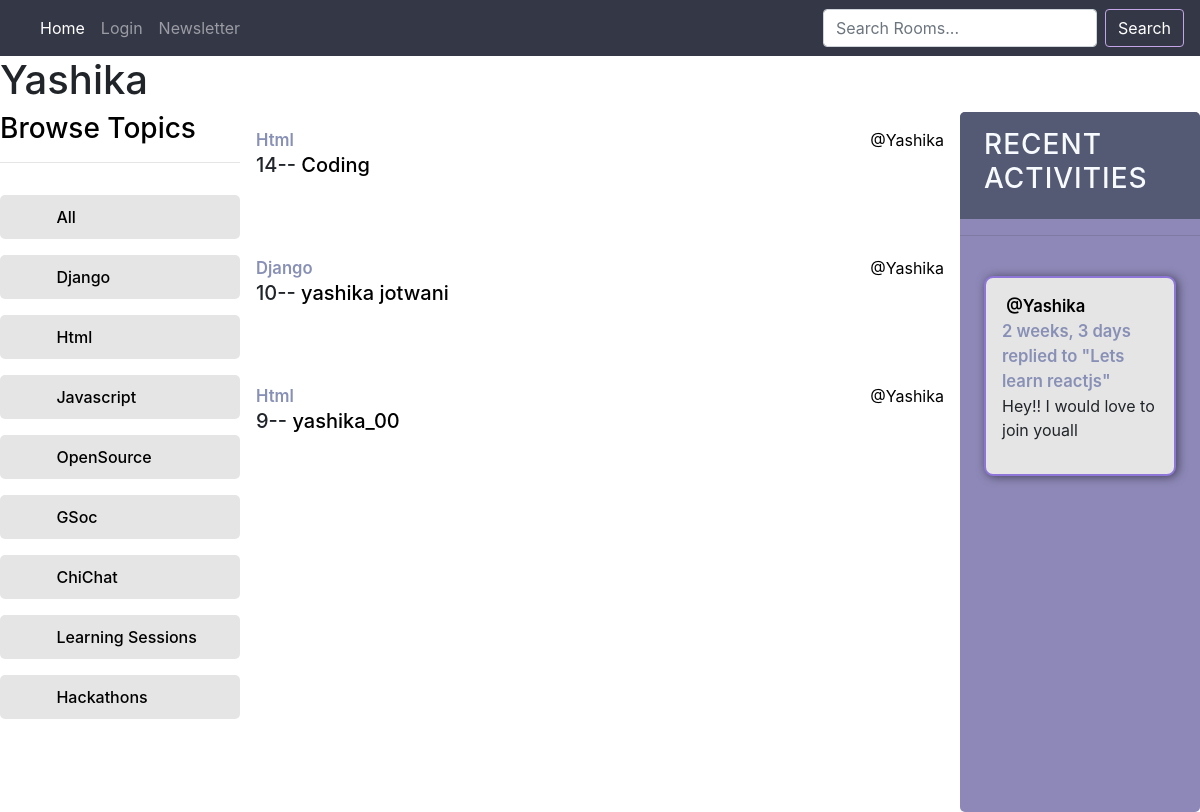
The page /profile/2 on the database its author committed.
### base/models.py (models this page shows, shortened)
class Topic(models.Model):
    name = models.CharField(max_length=200)

class Room(models.Model):
    host = models.ForeignKey(User, on_delete=models.SET_NULL, null = True)
    topic= models.ForeignKey(Topic, on_delete=models.SET_NULL, null = True)
    name = models.CharField(max_length=200)
    description = models.TextField(null = True, blank = True)
    participants = models.ManyToManyField(User, related_name='participants', blank=True)
    updated = models.DateTimeField(auto_now=True)
    created = models.DateTimeField(auto_now_add=True)
    class Meta:
        ordering =['-updated','-created']
    def __str__(self):
        return self.name

class Message(models.Model):
    user= models.ForeignKey(User, on_delete=models.CASCADE)
    room =models.ForeignKey(Room,on_delete=models.CASCADE)
    body = models.TextField()
    updated = models.DateTimeField(auto_now=True)
    created = models.DateTimeField(auto_now_add=True)
    class Meta:
        ordering =['-updated','-created']
    def __str__(self):
        return self.body[0:50]

### base/views.py (the view)
# urls.py: path('profile/<str:pk>',views.userProfile,name="user-profile"),
def userProfile(request,pk):
    user = User.objects.get(id =pk)
    rooms = user.room_set.all()
    room_messages = user.message_set.all()
    topics = Topic.objects.all()
    context={
        'user':user,
        'rooms':rooms,
        'room_messages':room_messages,
        'topics':topics
    }
    return render(request,'base/profile.html',context)

### base/templates/base/profile.html (shortened to what this page needs)
{% extends 'main.html'%}
{% block content %}
<h1>{{user.username}}</h1>
<div class="profile-container">
    <div>
        {% include  'base/topic_component.html' %}
    </div>
    <div>
        {% include 'base/feed_component.html' %}
    </div>
    <div>
        {% include 'base/activity_component.html' %}
    </div>
</div>
{% endblock %}

### base/templates/base/topic_component.html
<div class="topics__header">
    <h3>Browse Topics</h3>
    <hr>
</div>
<ul class="topics__list">
    <li>
        <a href="{% url 'home' %}"> <img style="width:2.9rem;" src="https://cdn3d.iconscout.com/3d/premium/thumb/right-arrow-3711690-3105412.png" alt=""> All</a>
    </li>
</ul>
{% for topic in topics %}
<ul class="topics__list">
    <li>
        <a href="{% url 'home' %}?q={{topic.name}}">     <img style="width:2.9rem;" src="https://cdn3d.iconscout.com/3d/premium/thumb/right-arrow-3711690-3105412.png" alt="">{{topic.name}}</a>
    </li>
</ul>
{% endfor %}

### base/templates/base/feed_component.html (shortened to what this page needs)
<div class="mainfeed">
  {%for room in rooms%}
  <div style="padding: 1rem; height: 8rem;">
    <small>{{room.topic.name}}</small>
    <a style="float: right;" href="{% url 'user-profile' room.host.id %}"> @{{room.host.username}}</a>
    <h5>{{room.id}}-- <a href="{% url 'room'  room.id %}">{{room.name}}</a>
    </h5>
  </div>
  {% endfor %}
</div>

### base/templates/base/activity_component.html (shortened to what this page needs)
    <div class="activities">
        <div class="activities-header">
           <h3>Recent Activities</h3>
        </div>
    <hr>
    <div class="allactivity">
        {% for message in room_messages %}
        <div class="activities-box" style="    background: #e5e5e5;
        padding: 1rem;
        border-radius: 9px;
        margin-bottom:1rem;
        box-shadow: 2px 1px 10px 0px #44425a;" >
            <small> <a href="{% url 'user-profile' message.user.id %}"> @{{message.user}}</a>  {{message.created| timesince}}</small>
            <small>replied to "{{message.room}}"</small>
            <p>{{message}}</p>
        </div>
        {% endfor %}
    </div>
    </div>

### static/styles/main.css (style rules this page uses)
:root { --primary-bg:rgb(40 42 54); --primary-font: #bb86fc; --shadow-color: #bbb6c5; --secondary-bg:rgb(52 55 70); --ternary-bg:rgb(33 34 44); --four-bg:rgb(46 52 64); --navbar-box-shadow: #ffffff59; --font-color:rgb(82 94 134); --white: #fff; }
ul { list-style: none; }
body { background-color: white; }
small { color: var(--shadow-color); }
* { font-family: "DM Sans", -apple-system, BlinkMacSystemFont, "Segoe UI", Roboto, Oxygen, Ubuntu, Cantarell, "Open Sans", "Helvetica Neue", sans-serif; margin: 0; padding: 0; box-sizing: border-box; text-rendering: optimizeLegibility; font-size: inherit; }
.topics__header { margin-bottom: 2rem; color: black; }
a { color: black ; }
.topics__list li a { display: flex; margin-bottom: 3rem; font-weight: 500; color: black; transition: all 0.3s ease-in-out; }
small { color: #8890b6; }
.small, small { font-size: 104%; font-weight: 600; }
.topics__list li a { display: flex; margin-bottom: 1rem; font-weight: 500; color: black; align-items: center; text-decoration: none; transition: all 0.3s ease-in-out; list-style: none; background: #e5e5e5; padding: 10px; border-radius: 5px; }
.activities { background: #8d88b7; border-radius: 5px; overflow: hidden; }
.activities-header { background-color: #555a74; text-transform: uppercase; font-weight: 500; padding: 1rem 1.5rem; color: #f7fbff; letter-spacing: 1px; font-size: 1.4rem; }
.activities-box { margin: 1.5rem; padding: 1.5rem; border: 2px solid #8e76d9; border-radius: 5px; }
.allactivity { overflow-y: scroll; height: 70vh; }

### base/templates/base/profile.html (style rules this page uses)
.profile-container { display:grid; grid-template-columns:1fr 3fr 1fr; }

### rows shown on the page
Topic: name "Django"
Topic: name "Html"
Topic: name "Javascript"
Topic: name "OpenSource"
Topic: name "GSoc"
Topic: name "ChiChat"
Topic: name "Learning Sessions"
Topic: name "Hackathons"
Room: topic.name "Html", host.username "Yashika", id "14", name "Coding"
Room: topic.name "Django", host.username "Yashika", id "10", name "yashika jotwani"
Room: topic.name "Html", host.username "Yashika", id "9", name "yashika_00"
Message: user "Yashika", created "2 weeks, 3 days", room "Lets learn reactjs", body "Hey!! I would love to join youall"

### other values the page prints
{{ user.username }} "Yashika"
